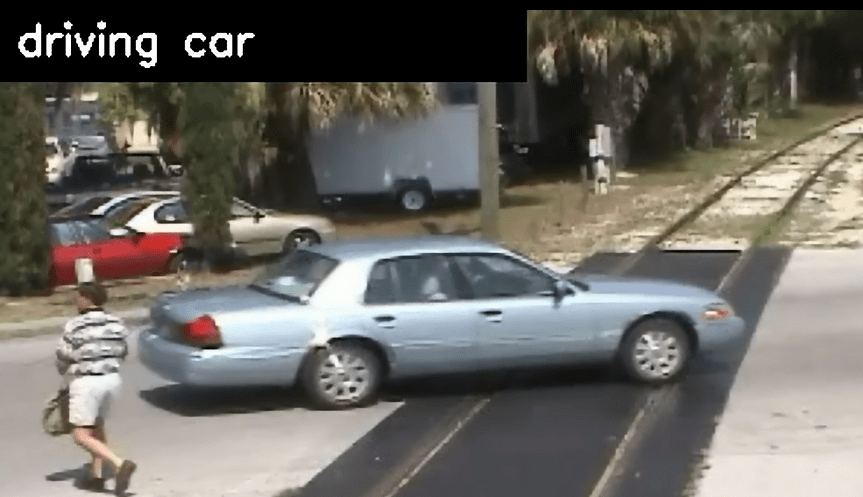
#> input picture utils/har.png, 863 x 497 px
$ python smart_cctv.py
#> lines starting #> are read from the running program, lines starting #| are printed output that depends on the picture; after the words box and inside, x2 and y2 are one past the last pixel; in counts of white or black regions, pixels touching at a corner belong together
#> the answer given: utils
#> the answer given: utils
### smart_cctv_core.py
import os
import cv2
import numpy as np
import cvlib as cv
from cvlib.object_detection import draw_bbox


###############################################
OPEN_KERNEL_SIZE = (3,3)
YOLO_MIN_CONFIDENCE = 0.2
YOLO_NMS_THRESHOLD = 0.5
###############################################


def background_subtractor():
    # Mixture Of Gaussians
    foreground_model = cv2.createBackgroundSubtractorMOG2()
    return foreground_model


def noise_filtering(frame):
    # use morphological "Open" operation
    kernel = cv2.getStructuringElement(cv2.MORPH_RECT, OPEN_KERNEL_SIZE)
    denoised_frame = cv2.morphologyEx(np.float32(frame),
                                      cv2.MORPH_OPEN,
                                      kernel)
    return denoised_frame


def filter_connected_components(frame, threshold):
    _, labeled_im = cv2.connectedComponents(np.array(frame > 0, np.uint8))

    R = np.zeros(labeled_im.shape) < 0
    unique_labels = np.unique(labeled_im.flatten())

    for label in unique_labels:
        if label != 0:
            filter_labels = labeled_im==label
            if np.sum(filter_labels) > threshold:
                R = R | filter_labels

    return np.float32(255 * R)


# [7 lines left out: function run_yolo, not called in this run]


def save_frames(frames_arr, frame_counter, threshold, output_path, is_run_yolo=True, image_format='.jpg'):
    if len(frames_arr) >= threshold:
        frame_number = 1

        for frame in frames_arr:
            im_name = str(frame_counter) + '_' + str(frame_number) + image_format
            final_output_path = os.path.join(output_path, im_name)

            if is_run_yolo:
                frame = run_yolo(frame)

            cv2.imwrite(final_output_path, frame)
            frame_number += 1

### smart_cctv.py
from smart_cctv_core import *


def main(images_data_path=None,
         path_to_save=None,
         min_frames_detected=5,
         conn_comp_thr=1000,
         is_show=True,
         frames_delay=30,
         is_run_yolo=True,
         window_size=(600,400)):
#> called with images_data_path = 'utils', path_to_save = 'utils', min_frames_detected = 5, conn_comp_thr = 1000, is_show = True, frames_delay = 5, is_run_yolo = True, window_size = (600, 400)
    foreground_model = background_subtractor()
    idx = []
    filtered_frames = []
    frame_counter = 0

    print('Start data processing...')

    for im_name in os.listdir(images_data_path):
        frame_counter += 1
        frame = cv2.imread(os.path.join(images_data_path, im_name))
#> frame is the input picture: shape (497, 863, 3); mean B, G, R 97.9, 104, 106.7
        frame = cv2.resize(frame, dsize=window_size)
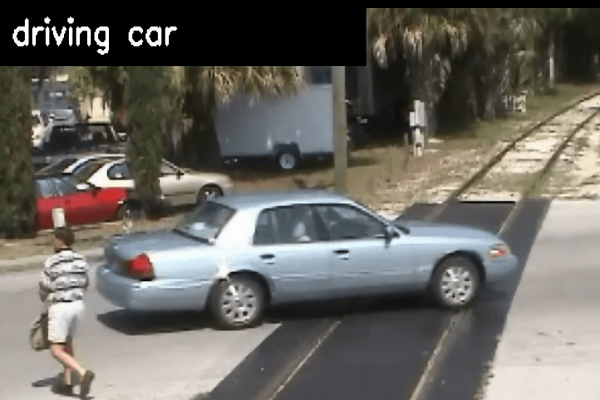
#> frame: shape (400, 600, 3); mean B, G, R 97.8, 103.9, 106.6

        foreground_mask = foreground_model.apply(frame)
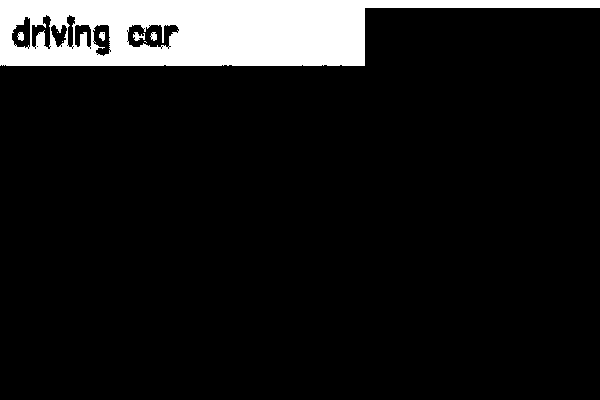
#> foreground_mask: shape (400, 600); values 127 (black) and 255 (white), 9.8% white; 8 white regions (3 under 20 px), largest, box (x1, y1, x2, y2) and area: (0, 0, 600, 66) 23376, (133, 32, 145, 41) 64, (17, 32, 24, 41) 46, (150, 32, 157, 41) 44, (99, 32, 105, 41) 42

        denoised_frame = noise_filtering(foreground_mask)
#> in noise_filtering, `denoised_frame = cv2.morphologyEx(np.float32(frame), cv2.MORPH_OPEN, k..`:
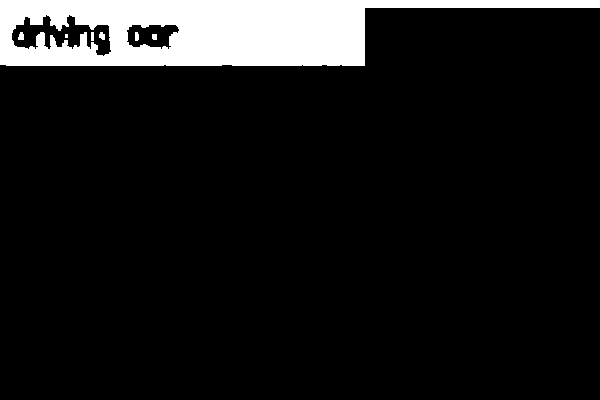
#> denoised_frame: shape (400, 600) float32; values 127 (black) and 255 (white), 9.7% white; 7 white regions (1 under 20 px), largest, box (x1, y1, x2, y2) and area: (0, 0, 600, 66) 23065, (18, 32, 24, 40) 39, (99, 32, 105, 40) 37, (135, 32, 139, 41) 33, (152, 34, 157, 40) 29, (91, 32, 94, 41) 27

        filtered_frame = filter_connected_components(denoised_frame, conn_comp_thr)
#> in filter_connected_components, `_, labeled_im = cv2.connectedComponents(np.array(frame > 0, np.uint8))`: labeled_im: shape (400, 600) int32; every value is 1
#> in filter_connected_components, `unique_labels = np.unique(labeled_im.flatten())`: unique_labels = [1]
#> the loop in filter_connected_components, `for label in unique_labels:` made 1 pass
#> in filter_connected_components, `return np.float32(255 * R)`: returned value: shape (400, 600) float32; every value is 255

        if np.sum(filtered_frame) > 0:
            idx.append(frame_counter)
            filtered_frames.append(frame)

        if len(idx) >= 2 and idx[-1] > idx[-2] + 1:
            save_frames(filtered_frames, frame_counter, min_frames_detected, path_to_save, is_run_yolo)
            idx = []
            filtered_frames = []

        filtered = np.zeros(frame.shape, np.uint8)
        filtered[:,:,0], filtered[:,:,1], filtered[:,:,2] = filtered_frame, filtered_frame, filtered_frame
#> filtered: shape (400, 600, 3); every value is 255
        original_and_filtered = np.hstack((frame, filtered))
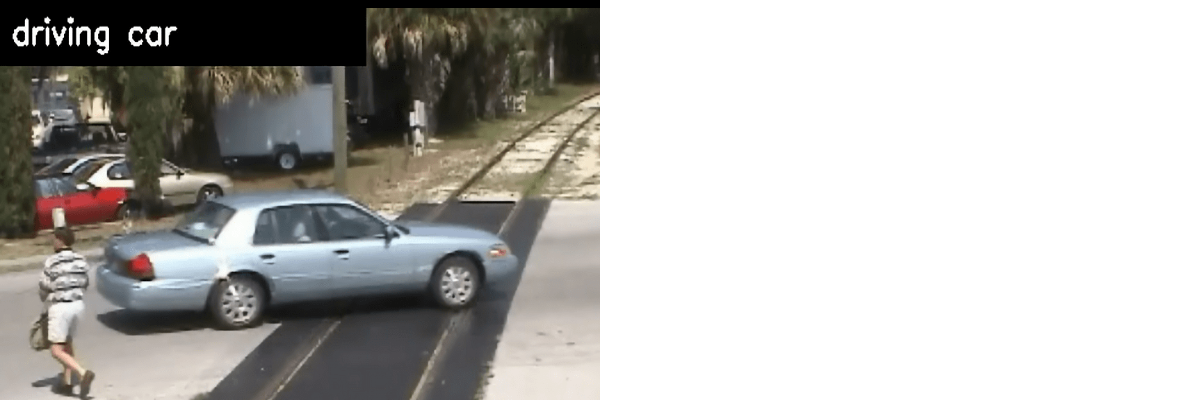
#> original_and_filtered: shape (400, 1200, 3); mean B, G, R 176.4, 179.4, 180.8

        if is_show:
            cv2.imshow('Frames', original_and_filtered)
            k = cv2.waitKey(frames_delay) & 0xFF
#> (key Esc is pressed here)
            if k == 27:  # ESC key press
                break

    save_frames(filtered_frames, frame_counter, min_frames_detected, path_to_save, is_run_yolo)  # save last frames
    cv2.destroyAllWindows()
    print('Data processing finished!')


if __name__ == "__main__":
    import tkinter as tk
    from tkinter import filedialog

    root = tk.Tk()
    root.withdraw()

    load_data_path = filedialog.askdirectory(title='Load Data')
    save_data_path = filedialog.askdirectory(title='Save Results To')

    # parameters configurations
    min_frames_detected = 5
    conn_comp_thr = 1000
    frames_delay = 5
    # flags
    is_show = True
    is_run_yolo = True

    main(load_data_path,
         save_data_path,
         min_frames_detected,
         conn_comp_thr,
         is_show,
         frames_delay,
         is_run_yolo)
